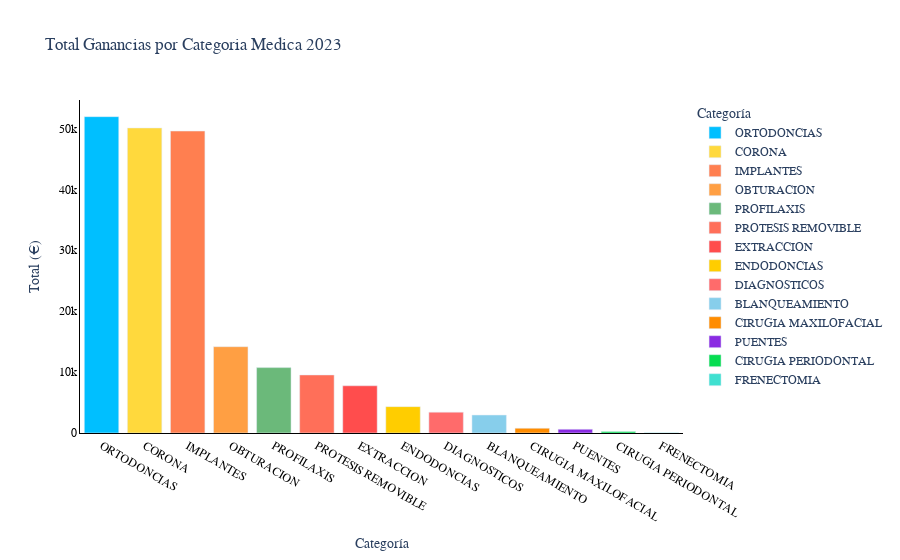

Notebook source saved alongside this figure:
### Code cell
category_revenue = tabla_23_completa.groupby('category')['total'].sum().reset_index()

category_revenue = category_revenue.sort_values(by='total', ascending=False)

fig = px.bar(category_revenue ,
             x='category',
             y='total',
             color='category',
             color_discrete_map=color_map,
             title='Total Ganancias por Categoria Medica 2023',
             labels={'category': 'Categoría', 'total': 'Total (€)'})

fig.update_layout(
    font_family="Oswald",
    title_font_family="Oswald",
    xaxis=dict(
        showline=True,
        linewidth=1,
        linecolor='black',
        tickfont=dict(color='black')
    ),
    yaxis=dict(
        showline=True,
        linewidth=1,
        linecolor='black',
        tickfont=dict(color='black')
    ),
    plot_bgcolor='white',
    paper_bgcolor='white',
    hovermode="x unified"
)

fig.show()

### Figure 1 — Plotly figure (JSON) as saved in the notebook; plotly's stock layout.template omitted (floating-point values rounded to 4 significant figures)
{"data": [{"hovertemplate": "Categoría=%{x}<br>Total (€)=%{y}<extra></extra>", "legendgroup": "ORTODONCIAS", "marker": {"color": "#00BFFF", "pattern": {"shape": ""}}, "name": "ORTODONCIAS", "orientation": "v", "showlegend": true, "textposition": "auto", "type": "bar", "x": ["ORTODONCIAS"], "xaxis": "x", "y": [51940], "yaxis": "y"}, {"hovertemplate": "Categoría=%{x}<br>Total (€)=%{y}<extra></extra>", "legendgroup": "CORONA", "marker": {"color": "#FFD93D", "pattern": {"shape": ""}}, "name": "CORONA", "orientation": "v", "showlegend": true, "textposition": "auto", "type": "bar", "x": ["CORONA"], "xaxis": "x", "y": [50086], "yaxis": "y"}, {"hovertemplate": "Categoría=%{x}<br>Total (€)=%{y}<extra></extra>", "legendgroup": "IMPLANTES", "marker": {"color": "#FF7F50", "pattern": {"shape": ""}}, "name": "IMPLANTES", "orientation": "v", "showlegend": true, "textposition": "auto", "type": "bar", "x": ["IMPLANTES"], "xaxis": "x", "y": [49576], "yaxis": "y"}, {"hovertemplate": "Categoría=%{x}<br>Total (€)=%{y}<extra></extra>", "legendgroup": "OBTURACION", "marker": {"color": "#FF9F43", "pattern": {"shape": ""}}, "name": "OBTURACION", "orientation": "v", "showlegend": true, "textposition": "auto", "type": "bar", "x": ["OBTURACION"], "xaxis": "x", "y": [14170], "yaxis": "y"}, {"hovertemplate": "Categoría=%{x}<br>Total (€)=%{y}<extra></extra>", "legendgroup": "PROFILAXIS", "marker": {"color": "#6BB97A", "pattern": {"shape": ""}}, "name": "PROFILAXIS", "orientation": "v", "showlegend": true, "textposition": "auto", "type": "bar", "x": ["PROFILAXIS"], "xaxis": "x", "y": [10736], "yaxis": "y"}, {"hovertemplate": "Categoría=%{x}<br>Total (€)=%{y}<extra></extra>", "legendgroup": "PROTESIS REMOVIBLE", "marker": {"color": "#FF6F59", "pattern": {"shape": ""}}, "name": "PROTESIS REMOVIBLE", "orientation": "v", "showlegend": true, "textposition": "auto", "type": "bar", "x": ["PROTESIS REMOVIBLE"], "xaxis": "x", "y": [9530], "yaxis": "y"}, {"hovertemplate": "Categoría=%{x}<br>Total (€)=%{y}<extra></extra>", "legendgroup": "EXTRACCION", "marker": {"color": "#FF4D4D", "pattern": {"shape": ""}}, "name": "EXTRACCION", "orientation": "v", "showlegend": true, "textposition": "auto", "type": "bar", "x": ["EXTRACCION"], "xaxis": "x", "y": [7752], "yaxis": "y"}, {"hovertemplate": "Categoría=%{x}<br>Total (€)=%{y}<extra></extra>", "legendgroup": "ENDODONCIAS", "marker": {"color": "#FFCD00", "pattern": {"shape": ""}}, "name": "ENDODONCIAS", "orientation": "v", "showlegend": true, "textposition": "auto", "type": "bar", "x": ["ENDODONCIAS"], "xaxis": "x", "y": [4328], "yaxis": "y"}, {"hovertemplate": "Categoría=%{x}<br>Total (€)=%{y}<extra></extra>", "legendgroup": "DIAGNOSTICOS", "marker": {"color": "#FF6B6B", "pattern": {"shape": ""}}, "name": "DIAGNOSTICOS", "orientation": "v", "showlegend": true, "textposition": "auto", "type": "bar", "x": ["DIAGNOSTICOS"], "xaxis": "x", "y": [3426], "yaxis": "y"}, {"hovertemplate": "Categoría=%{x}<br>Total (€)=%{y}<extra></extra>", "legendgroup": "BLANQUEAMIENTO", "marker": {"color": "#87CEEB", "pattern": {"shape": ""}}, "name": "BLANQUEAMIENTO", "orientation": "v", "showlegend": true, "textposition": "auto", "type": "bar", "x": ["BLANQUEAMIENTO"], "xaxis": "x", "y": [2950], "yaxis": "y"}, {"hovertemplate": "Categoría=%{x}<br>Total (€)=%{y}<extra></extra>", "legendgroup": "CIRUGIA MAXILOFACIAL", "marker": {"color": "#FF8C00", "pattern": {"shape": ""}}, "name": "CIRUGIA MAXILOFACIAL", "orientation": "v", "showlegend": true, "textposition": "auto", "type": "bar", "x": ["CIRUGIA MAXILOFACIAL"], "xaxis": "x", "y": [780], "yaxis": "y"}, {"hovertemplate": "Categoría=%{x}<br>Total (€)=%{y}<extra></extra>", "legendgroup": "PUENTES", "marker": {"color": "#8A2BE2", "pattern": {"shape": ""}}, "name": "PUENTES", "orientation": "v", "showlegend": true, "textposition": "auto", "type": "bar", "x": ["PUENTES"], "xaxis": "x", "y": [610], "yaxis": "y"}, {"hovertemplate": "Categoría=%{x}<br>Total (€)=%{y}<extra></extra>", "legendgroup": "CIRUGIA PERIODONTAL", "marker": {"color": "#06DD51", "pattern": {"shape": ""}}, "name": "CIRUGIA PERIODONTAL", "orientation": "v", "showlegend": true, "textposition": "auto", "type": "bar", "x": ["CIRUGIA PERIODONTAL"], "xaxis": "x", "y": [240], "yaxis": "y"}, {"hovertemplate": "Categoría=%{x}<br>Total (€)=%{y}<extra></extra>", "legendgroup": "FRENECTOMIA", "marker": {"color": "#40E0D0", "pattern": {"shape": ""}}, "name": "FRENECTOMIA", "orientation": "v", "showlegend": true, "textposition": "auto", "type": "bar", "x": ["FRENECTOMIA"], "xaxis": "x", "y": [30], "yaxis": "y"}], "layout": {"barmode": "relative", "font": {"family": "Oswald"}, "hovermode": "x unified", "legend": {"title": {"text": "Categoría"}, "tracegroupgap": 0}, "paper_bgcolor": "white", "plot_bgcolor": "white", "title": {"font": {"family": "Oswald"}, "text": "Total Ganancias por Categoria Medica 2023"}, "xaxis": {"anchor": "y", "categoryarray": ["ORTODONCIAS", "CORONA", "IMPLANTES", "OBTURACION", "PROFILAXIS", "PROTESIS REMOVIBLE", "EXTRACCION", "ENDODONCIAS", "DIAGNOSTICOS", "BLANQUEAMIENTO", "CIRUGIA MAXILOFACIAL", "PUENTES", "CIRUGIA PERIODONTAL", "FRENECTOMIA"], "categoryorder": "array", "domain": [0, 1], "linecolor": "black", "linewidth": 1, "showline": true, "tickfont": {"color": "black"}, "title": {"text": "Categoría"}}, "yaxis": {"anchor": "x", "domain": [0, 1], "linecolor": "black", "linewidth": 1, "showline": true, "tickfont": {"color": "black"}, "title": {"text": "Total (€)"}}}}
